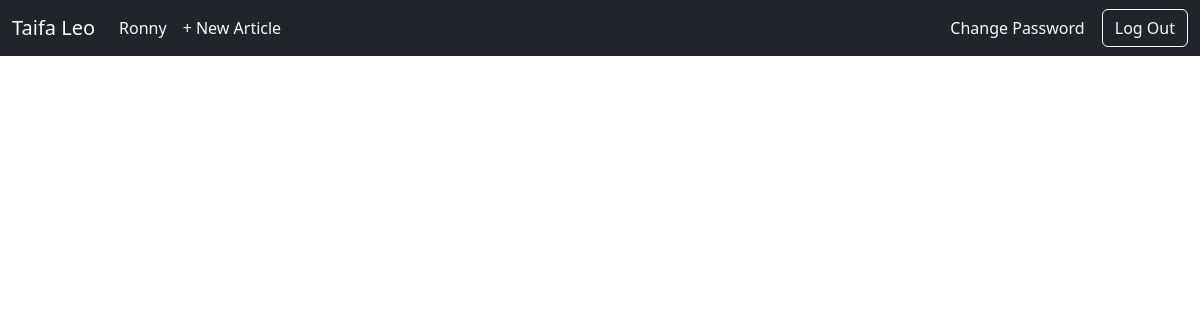
Page /articles/ (signed in) on the earlier database version.
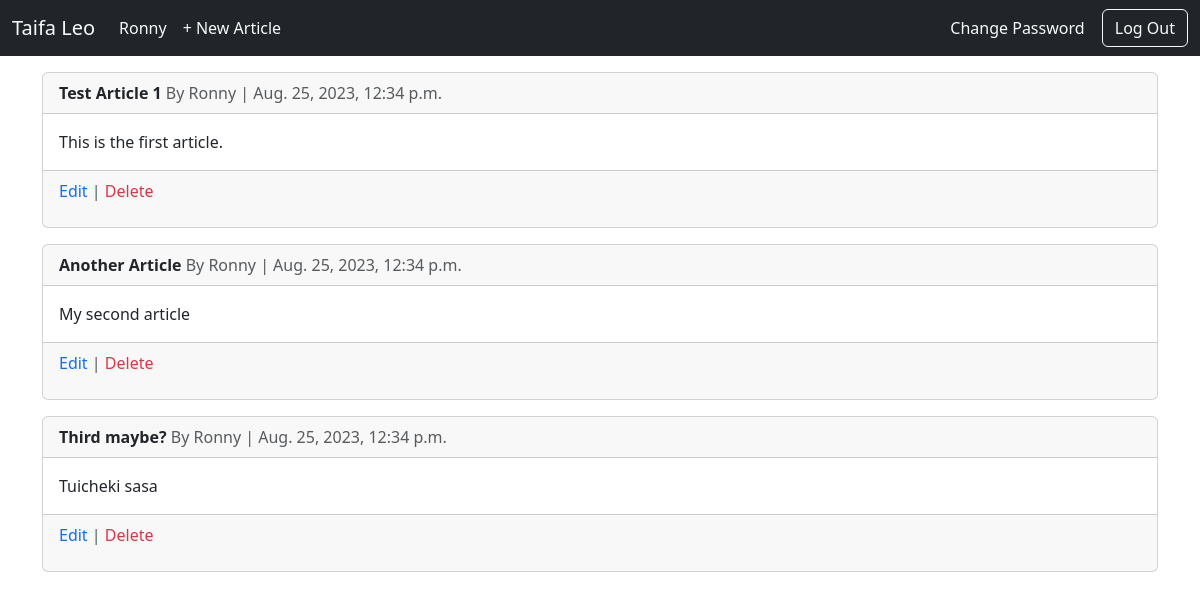
Same page on the later database version.
### pages/models.py (models this page shows, shortened)
class Article(models.Model):
    title = models.CharField(max_length=255)
    author = models.ForeignKey(
        get_user_model(),
        on_delete=models.CASCADE
    )
    date = models.DateTimeField(auto_now_add=True)
    content = models.TextField()

### users/models.py (models this page shows)
class CustomUser(AbstractUser):
    age = models.PositiveIntegerField(null=True, blank=True)

### pages/views.py (the view)
# urls.py: path("articles/", ArticleListView.as_view(), name="article_list"),
class ArticleListView(LoginRequiredMixin, ListView):
    login_url = "login"
    model = Article
    template_name = "article_list.html"
    context_object_name = "articles"

### templates/article_list.html
{% extends 'base.html' %}
{% block content %}
{% for article in articles %}
<div class="card mt-3">
    <div class="card-header">
       <a href="{% url 'article_detail' article.pk %}" class="text-decoration-none text-dark">
            <strong >{{ article.title }}</strong>
        </a>
      <span class="text-muted">By {{ article.author }} | {{ article.date }}</span>
    </div>
    <div class="card-body">
      <p class="card-text">{{ article.content }}</p>
    </div>
    <div class="card-footer text-body-secondary">
      {% if user.is_authenticated and user == article.author %}
        <p>
            <a href="{% url 'article_edit' article.pk %}" class="text-primary text-decoration-none">Edit</a> |
            <a href="{% url 'article_delete' article.pk %}" class="text-danger text-decoration-none">Delete</a>
        </p>
      {% else %}
        <p>
        </p>
      {% endif %}
    </div>
  </div>
{% endfor %}
{% endblock %}

Differences in the rows shown:
added Article: title "Test Article 1", author "Ronny", date "Aug. 25, 2023, 12:34 p.m.", content "This is the first article.", shows "Edit"
added Article: title "Another Article", author "Ronny", date "Aug. 25, 2023, 12:34 p.m.", content "My second article", shows "Edit"
added Article: title "Third maybe?", author "Ronny", date "Aug. 25, 2023, 12:34 p.m.", content "Tuicheki sasa", shows "Edit"
